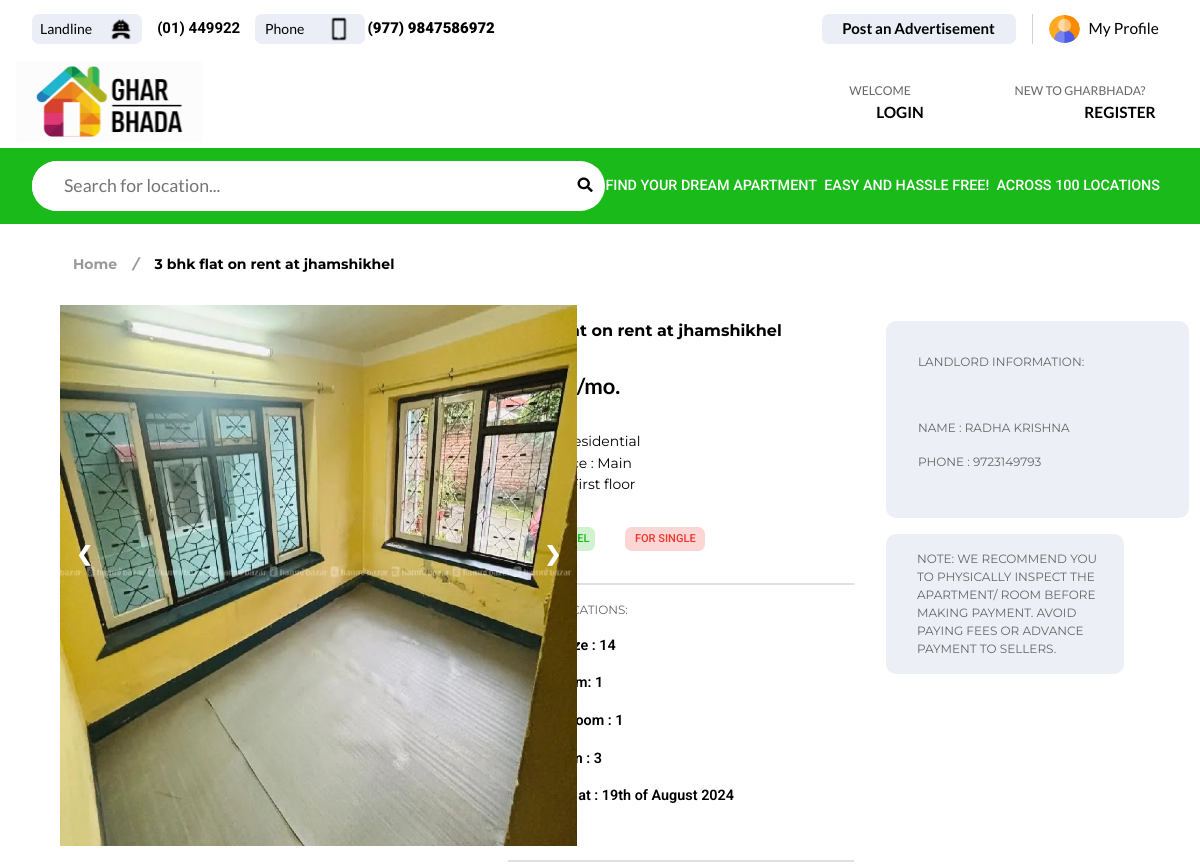
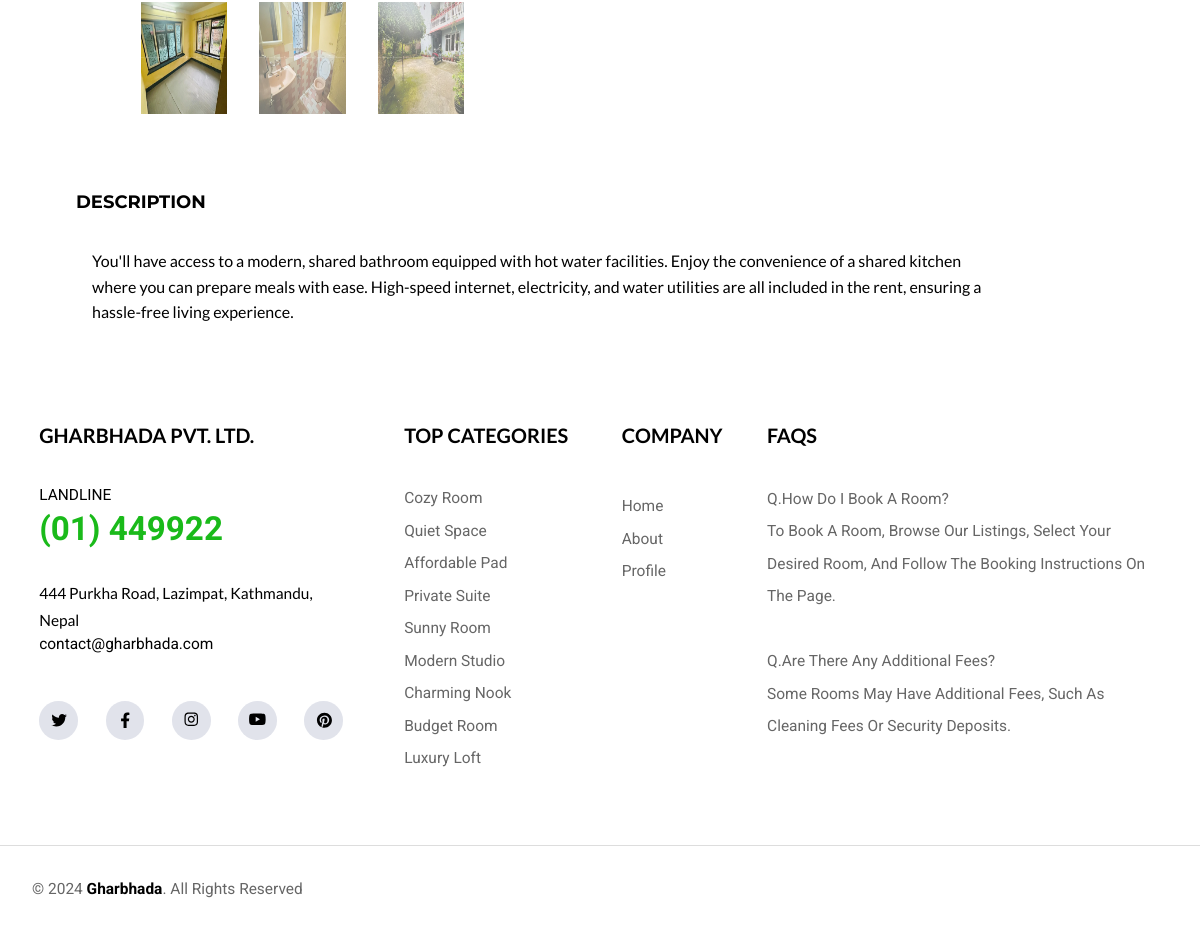
The page /components/SinglePost.php?post_id=19 on the database its author committed (2 pictures, top to bottom).
### tables this page shows
CREATE TABLE `posts` (
  `id` int(11) NOT NULL,
  `user_id` int(11) NOT NULL,
  `name` varchar(255) NOT NULL,
  `phone_number` varchar(20) NOT NULL,
  `title` varchar(255) NOT NULL,
  `rent` decimal(10,2) NOT NULL,
  `location` varchar(255) NOT NULL,
  `type` enum('residential','commercial') NOT NULL,
  `floor` varchar(40) DEFAULT NULL,
  `entrance` varchar(255) NOT NULL,
  `for_whom` enum('family','single') NOT NULL,
  `road_size` int(11) NOT NULL,
  `bedrooms` int(11) NOT NULL,
  `living_rooms` int(11) NOT NULL,
  `restrooms` int(11) NOT NULL,
  `image1` varchar(255) DEFAULT NULL,
  `image2` varchar(255) DEFAULT NULL,
  `image3` varchar(255) DEFAULT NULL,
  `description` text NOT NULL,
  `created_at` timestamp NOT NULL DEFAULT current_timestamp(),
  `updated_at` timestamp NOT NULL DEFAULT current_timestamp() ON UPDATE current_timestamp(),
  `status` tinyint(4) DEFAULT 0
);

### Models/PostCRUDModel.php (called while the page is built, shortened)
<?php
class PostCRUD
{
    private $db;
    public function __construct($db)
    {
        $this->db = $db;
    }
    public function getSinglePost($id)
    {
        $query = "SELECT * FROM Posts WHERE id = ?";
        $stmt = $this->db->prepare($query);
        $stmt->bind_param('i', $id);
        $stmt->execute();
        $result = $stmt->get_result();
        $post = $result->fetch_assoc();
        return $post;
    }
}
?>

### components/SinglePost.php (the view, shortened to what this page needs)
<?php
require_once '../Models/PostCRUDModel.php';
require_once '../Database/DatabaseConnection.php';
$PostCRUDModel = new PostCRUD($db);
if (isset($_GET['post_id'])) {
    $id = $_GET['post_id'];
    $SinglePost = $PostCRUDModel->getSinglePost($id);
} else {
    echo "No post ID provided.";
    exit();
}
function formatDate($dateString) {
  $date = new DateTime($dateString);
  return $date->format('jS \of F Y');
}
$formattedDate = formatDate($SinglePost['created_at']);
?>
<!DOCTYPE html>
<html lang="en">
<head>
    <link rel="stylesheet" href="../css/style.css">
    <link rel="stylesheet" href="../css/login.css">
    <link rel="stylesheet" href="../css/SinglePost.css">
</head>
<body>
    <?php
        include 'header.php';
    ?>
     <section id="SinglePost">
        <div id="pageLocation">
            <p id="pageLocationText">Home <i>/</i> <b><?php echo($SinglePost['title']) ?></b></p>
        </div>
        <div id="SinglePostMain">
            <div id="SinglePostInfo">
                <div id="SinglePostImage">
                    <div class="container">
                        <div class="mySlides">
                          <img src="<?php echo($SinglePost['image1']) ?>" class="SlideMain">
                        </div>
                        <a class="prev" onclick="plusSlides(-1)">❮</a>
                        <a class="next" onclick="plusSlides(1)">❯</a>
                        <div class="row">
                          <div class="column">
                            <img class="demo cursor" src="<?php echo($SinglePost['image1']) ?>" style="width:100%" onclick="currentSlide(1)" alt="The Woods">
                          </div>
                          <div class="column">
                            <img class="demo cursor" src="<?php echo($SinglePost['image2']) ?>" style="width:100%" onclick="currentSlide(2)" alt="Cinque Terre">
                          </div>
                          <div class="column">
                            <img class="demo cursor" src="<?php echo($SinglePost['image3']) ?>" style="width:100%" onclick="currentSlide(3)" alt="Mountains and fjords">
                          </div>
                        </div>
                      </div>
                </div>
                <div id="SinglePostSpec">
                    <h1 id="SinglePostTitle"><?php echo($SinglePost['title']) ?></h1>
                    <h2 id="SinglePostPrice"><?php echo number_format($SinglePost['rent']) ?>/mo.</h2>
                    <ul id="SinglePostType">
                        <li id="Type">Type : <?php echo($SinglePost['type']) ?></li>
                        <li id="Entrance">Entrance : <?php echo($SinglePost['entrance']) ?></li>
                        <li id="Floor">Floor : <?php echo($SinglePost['floor']) ?></li>
                    </ul>
                    <div id="roomCardType">
                        <div id="roomCardTypeLocation"><?php echo($SinglePost['location']) ?></div>
                        <div id="roomCardTypeForNumber">For <?php echo($SinglePost['for_whom']) ?></div>
                      </div>
                      <div id="Specification">
                        <h1>Specifications:</h1>
                        <p>Road Size : <?php echo($SinglePost['road_size']) ?></p>
                        <p>Bathroom: <?php echo($SinglePost['restrooms']) ?></p>
                        <p>Living Room : <?php echo($SinglePost['living_rooms']) ?></p>
                        <p>Bedroom : <?php echo($SinglePost['bedrooms']) ?></p>
                        <p>Created at : <?php echo($formattedDate) ?></p>
                      </div>
                </div>
                <div id="SinglePostContact">
                    <div id="LanlordInfo">
                        <h1>LANDLORD INFORMATION:</h1>
                        <div id="LandlordName">
                        <p>name : <?php echo($SinglePost['name']) ?></p>
                        <p>phone : <?php echo($SinglePost['phone_number']) ?></p>
                    </div>
                    </div>
                    <div id="Note">
                        <p>Note: We recommend you to physically inspect the apartment/ room before making payment. Avoid paying fees or advance payment to sellers. </p>
                    </div>
                </div>
            </div>
        </div>
        <div id="SinglePostDescription">
            <h1>description</h1>
            <p><?php echo($SinglePost['description']) ?> </p>
        </div>
    </section>
    <?php
        include 'footer.php';
    ?>
</body>
</html>

### css/style.css (style rules this page uses)
* { margin: 0; padding: 0; box-sizing: border-box; }
body { font-family: 'Roboto', sans-serif, Lato; background-color: #f1f1f1; width: 100%; height: 100%; }
#roomCardType { display: flex; width: 84%; align-items: center; justify-content: space-between; margin-top: 1.96rem; }
#roomCardTypeLocation { width: 5.46081rem; height: 1.48113rem; flex-shrink: 0; border-radius: 0.41475rem; background: rgba(26, 186, 26, 0.2); color: #1ABA1A; font-family: Roboto; font-size: 0.69125rem; font-style: normal; font-weight: 500; line-height: 1.03688rem; text-transform: uppercase; display: flex; align-items: center; justify-content: center; }
#roomCardTypeForNumber { width: 4.99288rem; height: 1.48113rem; flex-shrink: 0; border-radius: 0.41475rem; background: rgba(241, 53, 43, 0.2); color: #F1352B; font-family: Roboto; font-size: 0.69125rem; font-style: normal; font-weight: 500; line-height: 1.03688rem; text-transform: uppercase; display: flex; align-items: center; justify-content: center; }

### css/login.css (style rules this page uses)
#pageLocation { width: 100%; height: 5.07306rem; background: #FFF; padding-left: 4.56rem; display: flex; align-items: center; }
#pageLocationText { color: #999; font-family: Montserrat; font-size: 0.87681rem; font-style: normal; font-weight: 700; line-height: 1.31525rem; display: flex; gap: 1rem; }
#pageLocationText b { color: #000; font-family: Montserrat; font-size: 0.87681rem; font-style: normal; font-weight: 700; line-height: 1.31525rem; }

### rows shown on the page
posts: title "3 bhk flat on rent at jhamshikhel", image1 (picture), image2 (picture), image3 (picture), type "residential", entrance "Main", floor "First floor", for_whom "SINGLE", road_size "14", restrooms "1", living_rooms "1", bedrooms "3", created_at "19th of August 2024", name "RADHA KRISHNA", phone_number "9723149793", description "You'll have access to a modern, shared bathroom equipped with hot water facilities. Enjoy the convenience of a shared kitchen where you can prepare meals with ease. High-speed internet, electricity, and water utilities are all included in the rent, ensuring a hassle-free living experience."
